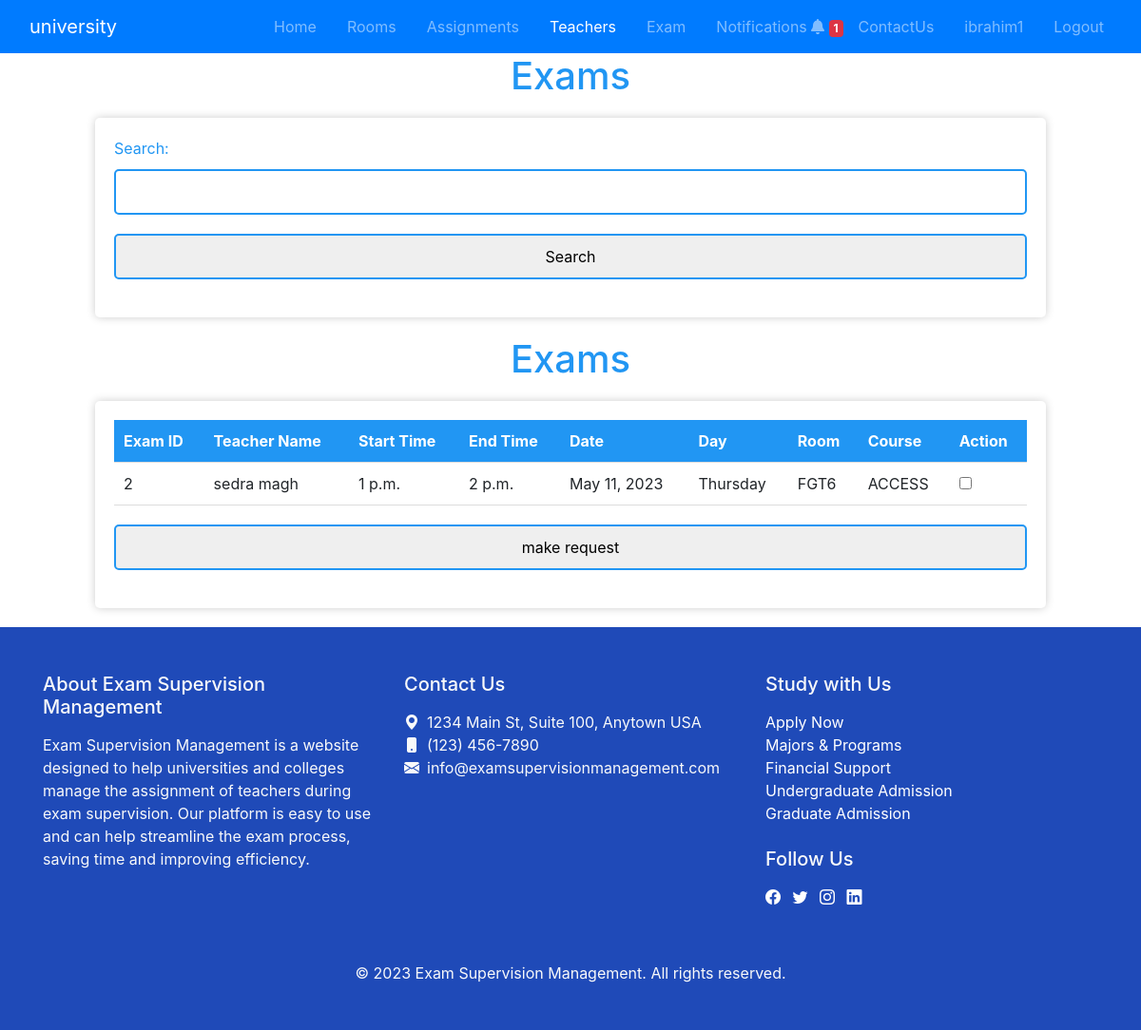
/allTeacher/ (signed in), run on the app's committed database.
### uni/models.py (models this page shows)
class User(AbstractUser):
    ROLE_CHOICES = [
        ('ADMIN', 'Admin'),
        ('STUDENT', 'Student'),
        ('TEACHER', 'Teacher')
    ]
    role = models.CharField(max_length=10, choices=ROLE_CHOICES, default='ADMIN')
    objects = UserManager()

class Selected_exam(models.Model):
    t_a = models.ForeignKey(Teacher_Availability,related_name='ta',
                            related_query_name='ta', on_delete= models.CASCADE)
    e_x = models.ForeignKey(Exam, related_name='ex',
                            related_query_name='ex' ,on_delete= models.CASCADE)
    class Meta:
        unique_together = ('t_a', 'e_x')

class Exam(models.Model):
    start_time = models.TimeField(default=None)
    end_time = models.TimeField(default=None)
    date = models.DateField()
    assigned_room = models.ForeignKey(Room, on_delete=models.CASCADE)
    course_exam = models.ForeignKey(Course, on_delete=models.CASCADE)

class Teacher_Availability(models.Model):
    class Meta:
        verbose_name = 'Teacher_Availability'
        verbose_name_plural = 'Teacher_Availabilities'
    teacher_av = models.ForeignKey(Teacher, on_delete= models.CASCADE)
    time_start = models.TimeField(default=None)
    time_end = models.TimeField(default=None)
    date = models.DateField(default=None)

class Room(models.Model):
    name = models.CharField( max_length=20, default=None)
    max_capacity = models.PositiveIntegerField(default=0)
    is_available = models.BooleanField(default=True)

class Course(models.Model):
    name = models.CharField(max_length=50, default=None)
    created_at = models.DateTimeField(default=datetime.now)
    updated_at = models.DateTimeField(default=datetime.now)

### uni/views.py (the view)
# urls.py: path('allTeacher/', all_teacher_time, name = 'all_teacher_time'),
def all_teacher_time(request):
    search_time = request.POST.get("search_time")
    if not search_time:
        all_exams = Selected_exam.objects.exclude(t_a__teacher_av = request.user)
    else:
        all_exams = Selected_exam.objects.filter(t_a__time_start__icontains=search_time).exclude(t_a__teacher_av = request.user)
    context = {
        'all_exams': all_exams,
    }
    return render(request, 'pages/all_teacher_time.html', context)

### templates/pages/all_teacher_time.html (shortened to what this page needs)
{% extends 'bases/base.html' %}
{% block content %}
{% if request.user.role == 'ADMIN' or request.user.role == 'TEACHER' %}
  <head>
  </head>
    <div class="container1">
      <h1>Exams</h1>
      <form method="post" action="">
        <label>Search:</label>
        <input type="text" name="search_time"/>
        <input type="submit" value="Search" class="submit"/>
      </form>
    </div>
    <div class="container6">
      <h1>Exams</h1>
      <form method="POST" action="{% url 'exchange' %}">
        <table>
          <thead>
            <tr>
              <th>Exam ID</th>
              <th>Teacher Name</th>
              <th>Start Time</th>
              <th>End Time</th>
              <th>Date</th>
              <th>Day</th>
              <th>Room</th>
              <th>Course</th>
              <th> Action </th>
            </tr>
          </thead>
          <tbody>
            {% for exam in all_exams %}
              <tr>
                <td>{{ exam.e_x.id }}</td>
                <td>{{ exam.t_a.teacher_av.first_name }} {{ exam.t_a.teacher_av.last_name }}</td>
                <td>{{ exam.t_a.time_start }}</td>
                <td>{{ exam.t_a.time_end }}</td>
                <td>{{ exam.t_a.date }}</td>
                <td>{{ exam.t_a.date|date:"l" }}</td>
                <td>{{ exam.e_x.assigned_room.name }}</td>
                <td>{{ exam.e_x.course_exam.name }}</td>
                <td>
                  <input type="checkbox" name = "time_request" value= "{{ exam.t_a.teacher_av.id }}" />
                </td>
              </tr>
            {% endfor %}
          </tbody>
        </table>
        <input type="submit" value="make request"/>
      </form>
    </div>
  {% endif %}
{% endblock content %}

### templates/bases/navbar.html (shortened to what this page needs)
{% load static %}
<header>
  <nav class="navbar navbar-expand-md navbar-expand-lg navbar-dark bg-primary">
    <div class="container-fluid">
      <a class="navbar-brand me-auto" href="#">university</a>
      <div class="collapse navbar-collapse justify-content-end" id="navbarNav">
        <ul class="navbar-nav">
          <li class="nav-item me-3{% if request.resolver_match.view_name == 'student_home' %} active{% endif %}">
            <a class="nav-link" href="{% url 'student_home' %}">Home</a>
          </li>
          <li class="nav-item me-3{% if request.resolver_match.view_name == 'rooms' %} active{% endif %}">
            <a class="nav-link" href="{% url 'rooms' %}">Rooms</a>
          </li>
          {% if request.user.role == 'TEACHER' or request.user.role == 'ADMIN' %}
          <li class="nav-item me-3{% if request.resolver_match.view_name == 'assi_path' %} active{% endif %}">
            <a class="nav-link" href="{% url 'assi_path' %}">Assignments</a>
          </li>
          <li class="nav-item me-3{% if request.resolver_match.view_name == 'all_teacher_time' %} active{% endif %}">
            <a class="nav-link" href="{% url 'all_teacher_time' %}">Teachers</a>
          </li>
          <li class="nav-item me-3{% if request.resolver_match.view_name == 'display_exam' %} active{% endif %}">
            <a class="nav-link" href="{% url 'display_exam' %}">Exam</a>
          </li>
          {% endif %}
          <div class="navbar-nav ml-right">
            <a class="nav-item nav-link" href="#">
              Notifications
              <i class="fas fa-bell"></i>
              <span class="badge badge-danger">1</span>
            </a>
          </div>
          <li class="nav-item me-3{% if request.resolver_match.view_name == 'contact_path' %} active{% endif %}">
            <a class="nav-link" href="{% url 'contact_path' %}">ContactUs</a>
          </li>
          {% if request.user.is_authenticated %}
          <li class="nav-item me-3">
            <span class="nav-link">{{ request.user.username }}</span>
          </li>
          <li><a class="nav-link" href="{% url 'logout' %}">Logout</a></li>
          {% else %}
          <li class="nav-item me-3">
            <a class="nav-link" href="{% url 'login' %}">Login</a>
          </li>
          {% endif %}
        </ul>
      </div>
    </div>
  </nav>
</header>

### templates/pages/all_teacher_time.html (style rules this page uses)
.container1 h1, .container6 h1 { text-align: center; color: #2196F3; margin-bottom: 20px; }
.container1 form, .container6 form { background-color: #ffffff; padding: 20px; border-radius: 5px; box-shadow: 0px 0px 10px rgba(0, 0, 0, 0.2); margin-bottom: 20px; margin-left:100px; margin-right:100px; }
.container1 form label, .container6 form label { display: block; margin-bottom: 10px; color: #2196F3; }
.container1 form input[type="text"], .container6 form input[type="text"], .container1 form input[type="submit"], .container6 form input[type="submit"] { display: block; width: 100%; padding: 10px; border: none; border-radius: 5px; margin-bottom: 20px; box-sizing: border-box; border: 2px solid #2196F3; }
.container1 table, .container6 table { width: 100%; border-collapse: collapse; margin-bottom: 20px; }
.container1 th, .container6 th, .container1 td, .container6 td { padding: 10px; text-align: left; border-bottom: 1px solid #ddd; }
.container1 th, .container6 th { background-color: #2196F3; color: #ffffff; }
.submit { height:auto; width:auto; }

### data on the page
User: user.username "ibrahim1"
Selected_exam: e_x.id "2", t_a.teacher_av.first_name "sedra", t_a.teacher_av.last_name "magh", t_a.time_start "1 p.m.", t_a.time_end "2 p.m.", t_a "May 11, 2023", t_a "Thursday", e_x.assigned_room.name "FGT6", e_x.course_exam.name "ACCESS"
